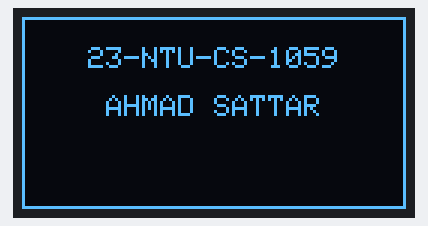
The program below on a simulated ESP32. On the bench: 128×64 one-colour display.

Above: at 0.1 s.

The program:

main.cpp
```cpp
#include <Wire.h>
#include <Adafruit_GFX.h>
#include <Adafruit_SSD1306.h>

// ---- OLED setup ----
#define SCREEN_WIDTH 128
#define SCREEN_HEIGHT 64
#define OLED_ADDR 0x3C

Adafruit_SSD1306 display(SCREEN_WIDTH, SCREEN_HEIGHT, &Wire, -1);

void setup() {
  Wire.begin(21, 22); // ESP32 default I2C pins (SDA=21, SCL=22)

  if (!display.begin(SSD1306_SWITCHCAPVCC, OLED_ADDR)) {
    // If it fails, check wiring and address (0x3C/0x3D)
    for (;;);
  }

  display.clearDisplay();

}

void loop() {
  display.clearDisplay();  // Clear the screen

  // Draw a rectangle border
  display.drawRect(0, 0, SCREEN_WIDTH, SCREEN_HEIGHT, SSD1306_WHITE);

  // Print roll number
  display.setTextSize(1);
  display.setTextColor(SSD1306_WHITE);
  display.setCursor(22, 10);
  display.println("23-NTU-CS-1059");

  // Print name
  display.setTextSize(1);
  display.setTextColor(SSD1306_WHITE);
  display.setCursor(28, 26);
  display.println("AHMAD SATTAR");

  display.display();  // Push everything to the OLED
  delay(2000);        // Optional delay
}
```
